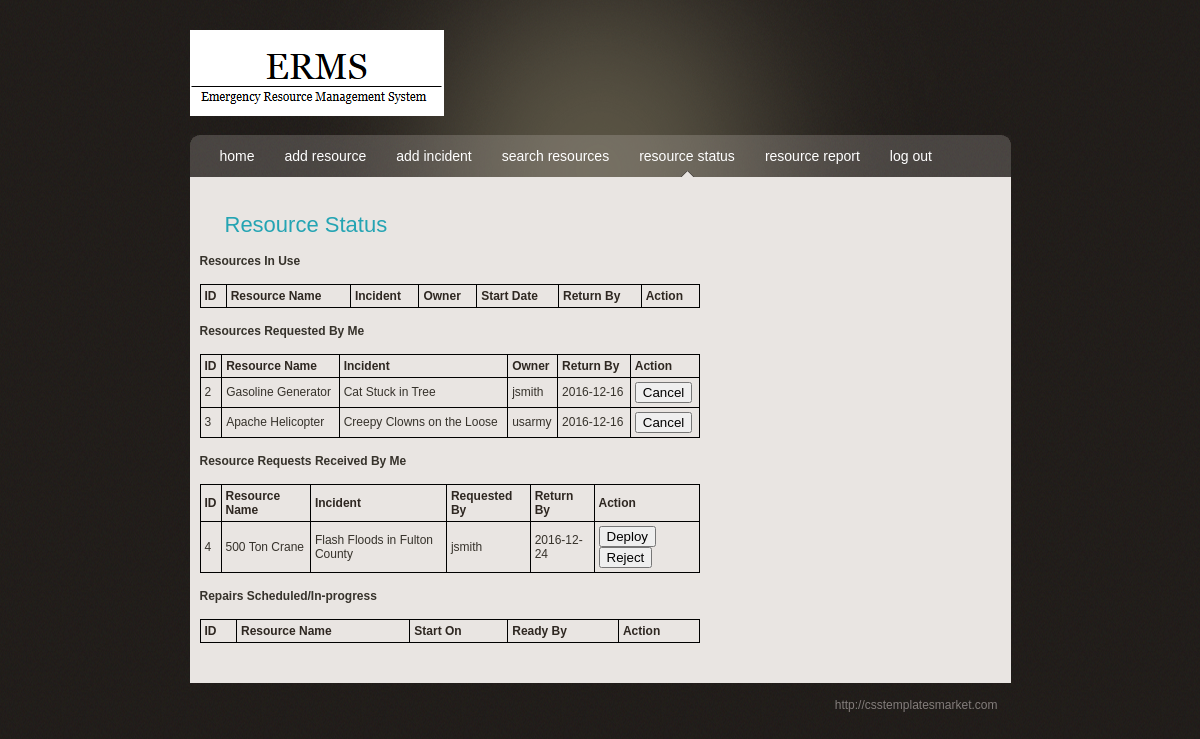
/status.php (signed in), run on the app's committed database.
### tables this page shows
CREATE TABLE IF NOT EXISTS Request (
   resource_id integer NOT NULL,
   requester_id varchar(50) NOT NULL,
   start_date datetime NOT NULL,
   end_date datetime NOT NULL,
   incident_id integer,
   `type` integer NOT NULL,
   `owner` varchar(50) NOT NULL,
   UNIQUE(resource_id, requester_id, incident_id),
   FOREIGN KEY (resource_id)
       REFERENCES Resource(ID),
   FOREIGN KEY (requester_id)
       REFERENCES `User`(username),
   FOREIGN KEY (owner)
       REFERENCES `User`(username),
   FOREIGN KEY (Incident_id)
       REFERENCES Incident(ID)
);

CREATE TABLE IF NOT EXISTS Resource(
   ID integer NOT NULL AUTO_INCREMENT,
   `name` varchar(50) NOT NULL,
   `status` integer DEFAULT 0 NOT NULL,
   model varchar(50),
   latitude decimal(9,6) NOT NULL,
   longitude decimal(9,6) NOT NULL,
   primary_esf integer NOT NULL,
   cost_amount decimal(10,4) NOT NULL,
   cost_unit varchar(50) NOT NULL,
   `owner` varchar(50) NOT NULL,
   PRIMARY KEY (ID),
   FOREIGN KEY (primary_esf)
       REFERENCES ESF(ID),
   FOREIGN KEY (cost_unit)
       REFERENCES Cost_unit(time_unit),
     FOREIGN KEY (owner)
       REFERENCES `User`(username)
);

CREATE TABLE IF NOT EXISTS Incident(
  ID integer  NOT NULL AUTO_INCREMENT,
  `date` date NOT NULL,
  description varchar(500) NOT NULL,
  latitude decimal(9,6) NOT NULL,
  longitude decimal(9,6) NOT NULL,
  `owner` varchar(50) NOT NULL,
  PRIMARY KEY (ID),
  FOREIGN KEY (owner)
       REFERENCES `User`(username)
);

### status.php (the view, shortened to what this page needs)
<!DOCTYPE html PUBLIC "-//W3C//DTD XHTML 1.0 Transitional//EN"
    "http://www.w3.org/TR/xhtml1/DTD/xhtml1-transitional.dtd">
<html xmlns="http://www.w3.org/1999/xhtml">
<head>
    <link rel="stylesheet" type="text/css" href="style.css"/>
</head>
<body>
<div id="main_container">
    <div id="header">
        <div class="logo"><img src="images/erms_logo.png" border="0" alt="" title=""/></div>
    </div>
    <div class="menu">
        <ul>
            <li><a href="home.php">home</a></li>
            <li><a href="add_resource.php">add resource</a></li>
            <li><a href="add_incident.php">add incident</a></li>
            <li><a href="search.php">search resources</a></li>
            <li class="selected"><a href="status.php">resource status</a></li>
            <li><a href="report.php">resource report</a></li>
            <li><a href="logout.php">log out</a></li>
        </ul>
    </div>
    <div class="center_content">
        <div class="center_left">
            <div class="title_name">Resource Status</div>
            <h4>Resources In Use</h4>
            <table width="100%">
                <tr>
                    <td class="heading">ID</td>
                    <td class="heading">Resource Name</td>
                    <td class="heading">Incident</td>
                    <td class="heading">Owner</td>
                    <td class="heading">Start Date</td>
                    <td class="heading">Return By</td>
                    <td class="heading">Action</td>
                </tr>
            </table>
            <h4>Resources Requested By Me</h4>
            <table width="100%">
                <tr>
                    <td class="heading">ID</td>
                    <td class="heading">Resource Name</td>
                    <td class="heading">Incident</td>
                    <td class="heading">Owner</td>
                    <td class="heading">Return By</td>
                    <td class="heading">Action</td>
                </tr>
                <?php
                 $query1 = "SELECT Incident.ID AS incident_id, Resource.ID AS resource_id, Resource.name, Incident.description, Resource.owner, Request.end_date
                  FROM ((Request JOIN Incident ON Request.incident_id=Incident.ID) JOIN Resource
                  ON Request.resource_id=Resource.ID) WHERE Request.requester_id='{$_SESSION['username']}'
                  AND Incident.owner='{$_SESSION['username']}' AND '{$_SESSION['username']}' != Request.owner AND Request.type = 1";
                $result1 = mysql_query($query1);
                while ($row = mysql_fetch_array($result1)) {
                    print "<form name=\"requestedbymeform{$row['resource_id']}\" action=\"status.php\" method=\"post\">";
                    print "<tr>";
                    print "<td>{$row['resource_id']}</td>";
                    print "<td>{$row['name']}</td>";
                    print "<td>{$row['description']}</td>";
                    print "<td>{$row['owner']}</td>";
                    $formatted_end_date = date('Y-m-d', strtotime($row['end_date']));
                    print "<td>{$formatted_end_date}</td>";
                    print "<td><input type=\"submit\" name=\"cancel\" value=\"Cancel\" onclick=\"requestedbymeform{$row['ID']}.submit();\" />";
                    print "</tr>";
                    print "</form>";
                }
                ?>
            </table>
            <h4>Resource Requests Received By Me</h4>
            <table width="100%">
                <tr>
                    <td class="heading">ID</td>
                    <td class="heading">Resource Name</td>
                    <td class="heading">Incident</td>
                    <td class="heading">Requested By</td>
                    <td class="heading">Return By</td>
                    <td class="heading">Action</td>
                </tr>
                <?php
                $query1 = "SELECT Incident.ID AS incident_id, Resource.ID AS resource_id, Resource.name, Incident.description, Request.requester_id,
                Request.end_date FROM ((Resource JOIN Request ON Resource.ID=Request.resource_id) JOIN Incident
                ON Incident.ID=Request.incident_id) WHERE Resource.Owner='{$_SESSION['username']}'";
                $result1 = mysql_query($query1);
                while ($row = mysql_fetch_array($result1)) {
                    print "<form name=\"requestsreceivedform{$row['resource_id']}\" action=\"status.php\" method=\"post\">";
                    print "<tr>";
                    print "<td>{$row['resource_id']}</td>";
                    print "<td>{$row['name']}</td>";
                    print "<td>{$row['description']}</td>";
                    print "<td>{$row['requester_id']}</td>";
                    $formatted_end_date = date('Y-m-d', strtotime($row['end_date']));
                    print "<td>{$formatted_end_date}</td>";
                    print "<td><input type=\"submit\" name=\"deploy\" value=\"Deploy\" onclick=\"requestsreceivedform{$row['resource_id']}.submit();\" />";
                    print "<input type=\"submit\" name=\"reject\" value=\"Reject\" onclick=\"requestsreceivedform{$row['resource_id']}.submit();\" /> </td>";
                    print "</tr>";
                    print "</form>";
                }
                ?>
            </table>
            <h4>Repairs Scheduled/In-progress</h4>
            <table width="100%">
                <tr>
                    <td class="heading">ID</td>
                    <td class="heading">Resource Name</td>
                    <td class="heading">Start On</td>
                    <td class="heading">Ready By</td>
                    <td class="heading">Action</td>
                </tr>
            </table>
        </div>
    </div>
    <div id="footer">
        <div class="right_footer"><a href="http://csstemplatesmarket.com"
                                     target="_blank">http://csstemplatesmarket.com</a></div>
    </div>
</div>
</body>
</html>

### style.css (style rules this page uses)
body { background:url(images/bg.gif) repeat #000000; padding:0; font-family:arial, sans-serif; font-size:12px; margin:0px auto auto auto; color:#36322b; }
a { text-decoration:underline; }
#main_container { width:821px; height:auto; margin:auto; padding:0px; }
#header { width:821px; height:135px; margin:0px; padding:0px; background:url(images/header_bg.gif) no-repeat center top; }
.logo { padding:30px 0 0 0px; }
.title_name { width: auto; font-size:22px; color:#24a4b3; margin:0 0 10px 25px; }
.heading { font-size:12px; color:#2e2721; font-weight:bold; }
.menu { width:821px; height:42px; margin:0px; background:url(images/menu_bg.gif) no-repeat left; }
.menu ul { list-style:none; padding:0 0 0 15px; margin:0px; }
.menu ul li { display:inline; }
.menu ul li a { float:left; height:42px; border:none; padding:0 15px 0 15px; text-decoration:none; color:#fff; line-height:42px; font-size:14px; }
.menu ul li.selected a { float:left; height:42px; border:none; padding:0 15px 0 15px; text-decoration:none; color:#fff; line-height:42px; font-size:14px; background:url(images/menu_bullet.gif) no-repeat bottom center; }
.center_content { width:821px; height:auto; clear:both; padding:25px 0 30px 0; background-color:#e9e5e2; }
.center_left { width:500px; float:left; padding:10px 0 10px 10px; }
#footer { width:821px; height:50px; clear:both; color:#837d7b; }
#footer a { color:#837d7b; padding:0 8px 0 8px; text-decoration:none; }
.right_footer { float:right; padding:15px 5px 0 0 ; }
table { border-collapse: collapse; }
table, th, td { border: 1px solid black; padding: 4px; }

### data on the page
request: resource.ID "2", resource.name "Gasoline Generator", incident.description "Cat Stuck in Tree", resource.owner "jsmith", end_date "2016-12-16"
request: resource.ID "3", resource.name "Apache Helicopter", incident.description "Creepy Clowns on the Loose", resource.owner "usarmy", end_date "2016-12-16"
request: resource.ID "4", resource.name "500 Ton Crane", incident.description "Flash Floods in Fulton County", requester "jsmith", end_date "2016-12-24"
